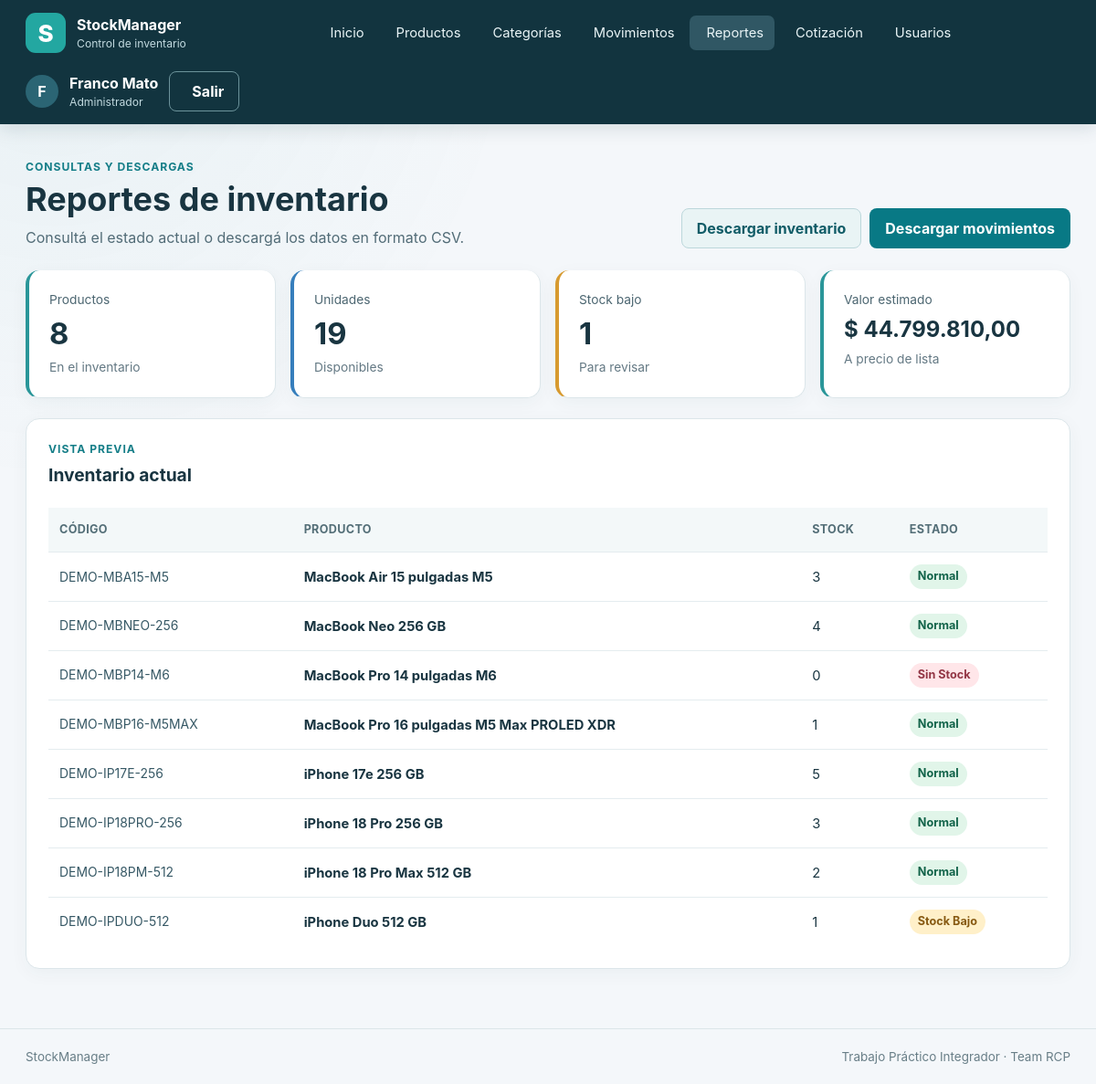
The page /reportes/ (signed in) on the database as committed earlier.
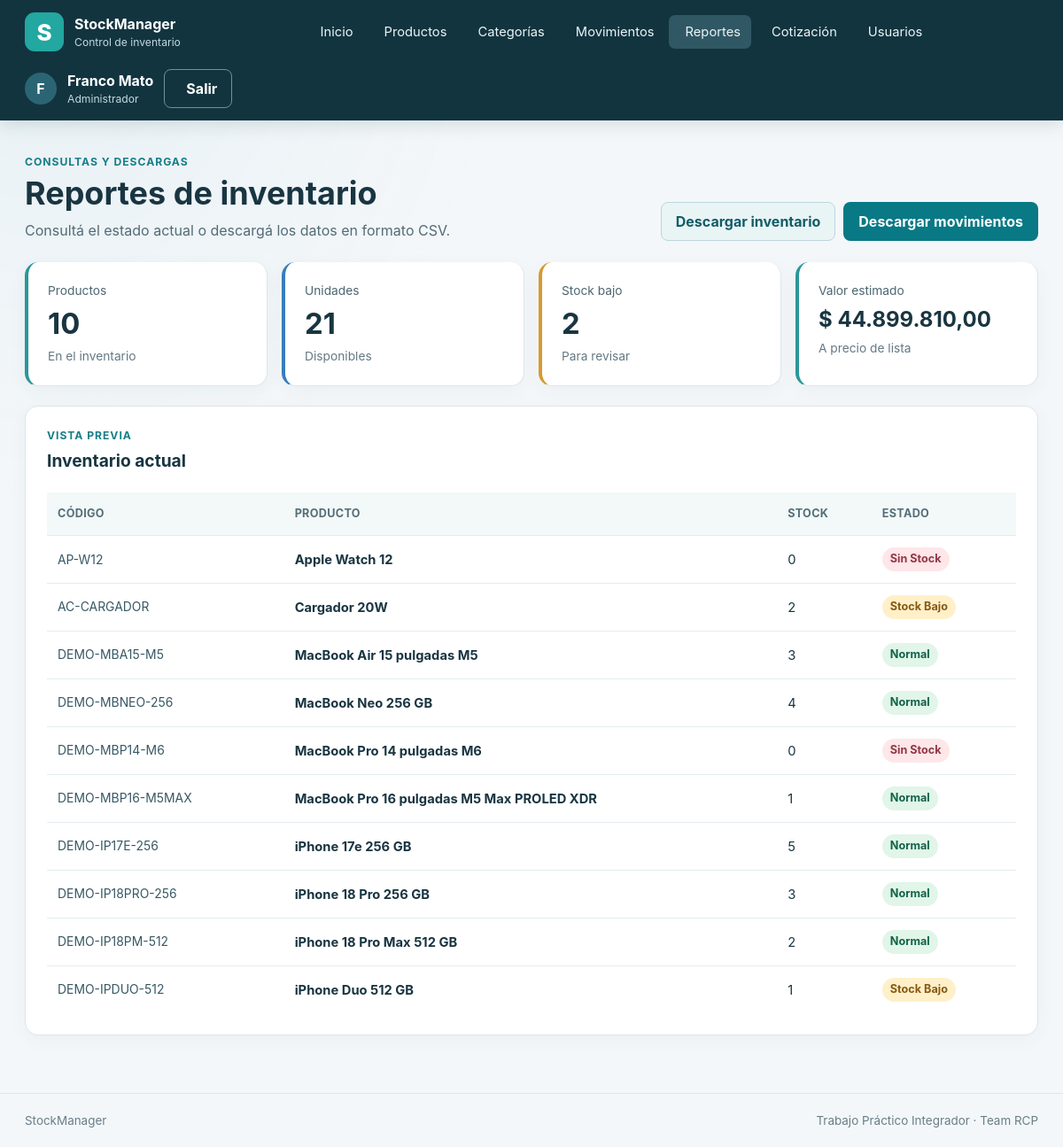
The same page on the database as committed later.
### app/models.py (models this page shows)
class Producto(db.Model):
    __tablename__ = "productos"
    id = db.Column(db.Integer, primary_key=True)
    codigo = db.Column(db.Text, nullable=False, unique=True)
    nombre = db.Column(db.Text, nullable=False)
    descripcion = db.Column(db.Text)
    imagen = db.Column(db.Text)
    categoria_id = db.Column(db.Integer, db.ForeignKey("categorias.id", ondelete="RESTRICT"), nullable=False)
    precio_centavos = db.Column(db.Integer, nullable=False)
    stock_minimo = db.Column(db.Integer, nullable=False, default=0)
    activo = db.Column(db.Integer, nullable=False, default=1)
    creado_en = db.Column(db.Text, nullable=False, server_default=db.text("(strftime('%Y-%m-%dT%H:%M:%fZ', 'now'))"))
    actualizado_en = db.Column(db.Text, nullable=False, server_default=db.text("(strftime('%Y-%m-%dT%H:%M:%fZ', 'now'))"))
    categoria = db.relationship("Categoria")

### app/reportes/routes.py (the view)
@bp.get("/")
@login_requerido
def inicio():
    resumen = db.session.execute(text("SELECT * FROM vw_resumen_inventario")).mappings().one()
    inventario = db.session.execute(text("SELECT * FROM vw_inventario ORDER BY nombre LIMIT 500")).mappings().all()
    return render_template("reportes/inicio.html", resumen=resumen, inventario=inventario)

### app/security.py (called while the page is built)
def csrf_token() -> str:
    if "csrf_token" not in session:
        session["csrf_token"] = secrets.token_urlsafe(32)
    return session["csrf_token"]

def validar_csrf() -> None:
    if request.method in {"POST", "PUT", "PATCH", "DELETE"}:
        actual = session.get("csrf_token", "")
        recibido = request.form.get("csrf_token", "")
        if not actual or not recibido or not hmac.compare_digest(actual, recibido):
            abort(400, description="Token CSRF inválido. Volvé a cargar el formulario.")

def login_requerido(func):
    @wraps(func)
    def wrapper(*args, **kwargs):
        if g.usuario is None:
            return redirect(url_for("auth.login"))
        return func(*args, **kwargs)
    return wrapper

### app/templates/reportes/inicio.html (shortened to what this page needs)
{% extends 'base.html' %}
{% block contenido %}
<section class="page-heading">
  <div>
    <p class="eyebrow">Consultas y descargas</p>
    <h1>Reportes de inventario</h1>
    <p class="page-lead">Consultá el estado actual o descargá los datos en formato CSV.</p>
  </div>
  <div class="heading-actions">
    <a class="button button--secondary" href="{{ url_for('reportes.exportar', tipo='inventario') }}">Descargar
      inventario</a>
    <a class="button button--primary" href="{{ url_for('reportes.exportar', tipo='movimientos') }}">Descargar
      movimientos</a>
  </div>
</section>
<div class="stats-grid stats-grid--reports">
  <article class="stat-card">
    <span class="stat-label">Productos</span><strong>{{ resumen.total_productos }}</strong>
    <span class="stat-foot">En el inventario</span>
  </article>
  <article class="stat-card stat-card--blue">
    <span class="stat-label">Unidades</span><strong>{{ resumen.total_unidades }}</strong>
    <span class="stat-foot">Disponibles</span>
  </article>
  <article class="stat-card stat-card--amber">
    <span class="stat-label">Stock bajo</span><strong>{{ resumen.productos_stock_bajo }}</strong>
    <span class="stat-foot">Para revisar</span>
  </article>
  <article class="stat-card stat-card--green">
    <span class="stat-label">Valor estimado</span>
    <strong class="stat-money">$ {{ resumen.valor_inventario_centavos|ars }}</strong>
    <span class="stat-foot">A precio de lista</span>
  </article>
</div>
<section class="panel table-wrap">
  <div class="section-heading">
    <div>
      <p class="eyebrow">Vista previa</p>
      <h2>Inventario actual</h2>
    </div>
  </div>
  <table>
    <thead>
      <tr>
        <th>Código</th>
        <th>Producto</th>
        <th>Stock</th>
        <th>Estado</th>
      </tr>
    </thead>
    <tbody>
      {% for p in inventario %}
      <tr>
        <td class="cell-code">{{ p.codigo }}</td>
        <td class="cell-primary">{{ p.nombre }}</td>
        <td>{{ p.stock_actual }}</td>
        <td><span class="stock-badge stock-badge--{{ p.estado_stock|lower|replace('_', '-') }}">{{
            p.estado_stock|replace('_', ' ')|title }}</span></td>
      </tr>
      {% endfor %}
    </tbody>
  </table>
</section>
{% endblock %}

Rows that differ between the two databases and show on the page:
added Producto: codigo "AP-W12", nombre "Apple Watch 12"
added Producto: codigo "AC-CARGADOR", nombre "Cargador 20W"
Other text that changed with them:
{{ resumen.total_productos }}: "8" → "10"
{{ resumen.total_unidades }}: "19" → "21"
{{ resumen.productos_stock_bajo }}: "1" → "2"
{{ resumen.valor_inventario_centavos|ars }}: "44.799.810,00" → "44.899.810,00"
new list line: "0 Sin Stock"
new list line: "2 Stock Bajo"
